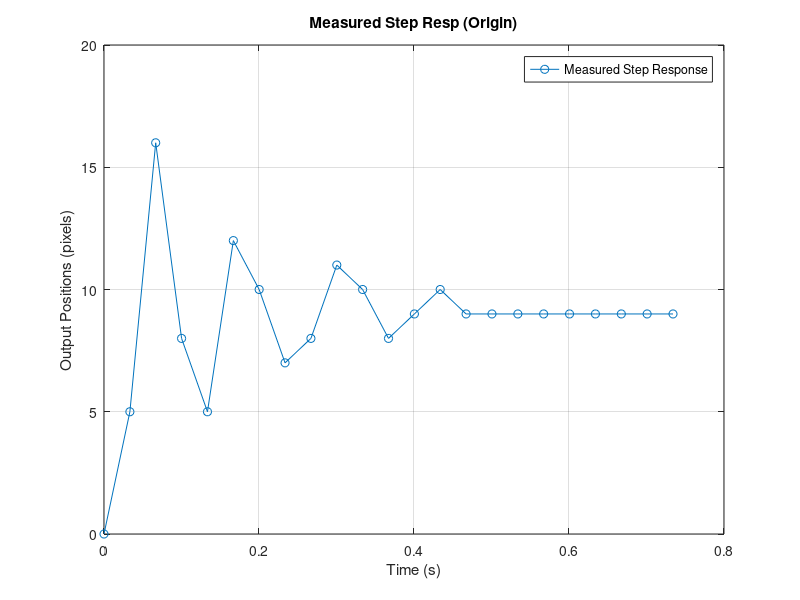
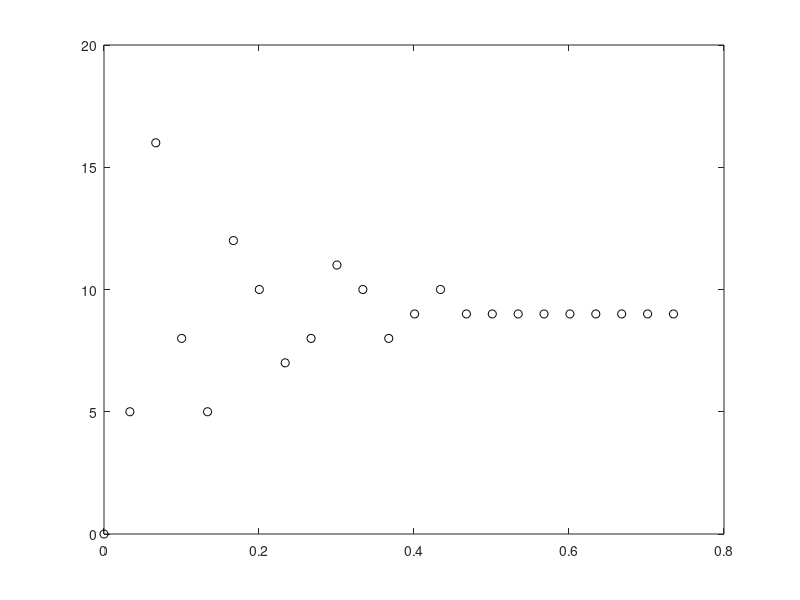

Write MATLAB code to recreate these figures, in order. (Note: this script raises an error after producing the figures.)
close all; clear all;

Ts_sec = 33.4/1000; %sec
t_x_sec = [0, 33.4, 66.7, 100.1, 133.5, 166.9, 200.2, 233.6, 267.0, 300.4, 333.7, 367.1, 400.5, 433.8, 467.2, 500.6, 534.0, 567.3, 600.7, 634.1, 667.5, 700.8, 734.2]/1000;  % secst

pos_y_pixels = [0, 5, 16, 8, 5, 12, 10, 7, 8, 11, 10, 8, 9, 10, 9, 9, 9, 9, 9, 9, 9, 9, 9].';

input_step_rt = 110; %counts

figure(1)
plot(t_x_sec, pos_y_pixels, 'o-', 'DisplayName', 'Measured Step Response');
xlabel('Time (s)');
ylabel('Output Positions (pixels)');
title('Measured Step Resp (Origin)');
legend('Location','Best');
grid on;
%hold on;


u = input_step_rt * ones(length(pos_y_pixels), 1); % step input
data = iddata(pos_y_pixels, u, Ts_sec); % Identification dataset
t = (0 : length(pos_y_pixels)-1)* Ts_sec; % time vector in SECONDS for the non-delayed data
%t

figure(2)
% --- Compare with measured step response ---
plot(t, pos_y_pixels, 'ko', 'DisplayName', 'Measured Data(c2d)');
hold on;

sys_C22 = tfest(data, 2, 2);
sys_D22 = c2d(sys_C22, Ts_sec, 'zoh')
[plant_num, plant_den] = tfdata(sys_D22, 'v');
[y_model, t_model] = step(sys_D22 * input_step_rt, t_x_sec(end));
plot(t_model, y_model, '-', 'DisplayName', 'Model - 2p2z');

xlabel('Time (s)');
ylabel('Output Positions (pixels)');
title('Measured Data vs My Model (Negelect Delay)');
legend('Location','Best');
grid on;


figure(3)
rlocus(sys_D22);zgrid;axis equal;

figure(4)
bode(sys_D22);grid on;

figure(5)
nyquist(sys_D22);grid on;


